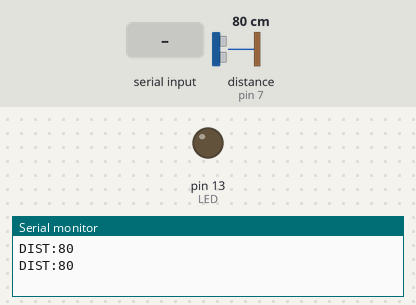
The sketch below on a simulated Arduino Mega 2560, built with avr-gcc and run on an emulated ATmega2560. Parts: output pins drawn as LEDs (lit = HIGH), the last lines printed to the serial monitor. Inputs (shaded band) come from the test bench; at power-on: distance to the obstacle (sensor on pin 7) 80 cm.

Above: at 1.2 s.
1.3 s: "1" received over Serial
At 2.2 s:
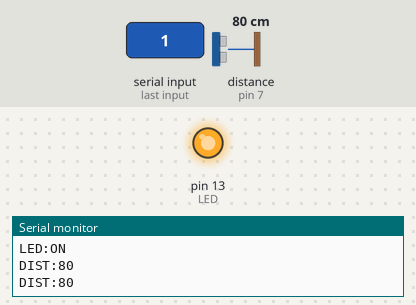
2.8 s: "0" received over the second serial link
At 3.4 s:
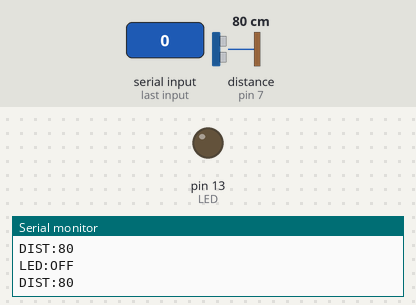
4.3 s: "1" received over the second serial link
At 5.5 s:
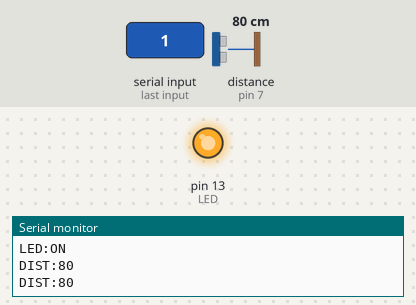
5.8 s: "E" received over the second serial link
At 6.8 s:
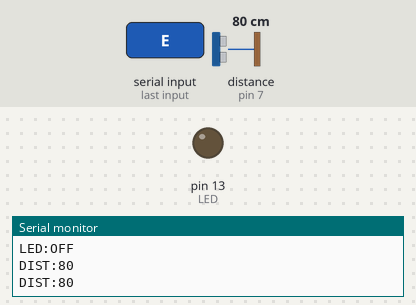
Timing chart, 0 to 8.3 s (numbered marks = the images above; inputs shaded):
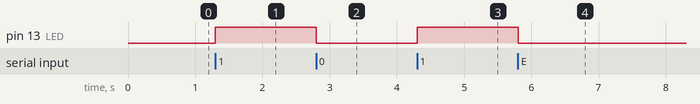

Measured:
- after the input at 1.3 s, pin 13 (LED): LOW → HIGH at once
- after the input at 2.8 s, pin 13 (LED): HIGH → LOW at once
- after the input at 4.3 s, pin 13 (LED): LOW → HIGH at once
- after the input at 5.8 s, pin 13 (LED): HIGH → LOW at once

The sketch:

Arduino_programme_programme.ino
```cpp
#include <Ultrasonic.h>

// Configuration des broches
const int LED = 13;
Ultrasonic ultrasonic(7);

bool etatLED = false;
unsigned long derniereMesure = 0;

void setup() {
  pinMode(LED, OUTPUT);
  digitalWrite(LED, LOW);

  // Communication USB avec Python
  Serial.begin(9600);

  // Communication Bluetooth HC-05
  Serial1.begin(9600);
}

void commande(char c) {
  // Allumer la LED
  if (c == '1' || c == 'A') {
    etatLED = true;
  }
  // Eteindre la LED
  else if (c == '0' || c == 'E') {
    etatLED = false;
  }
  else {
    return;
  }

  digitalWrite(LED, etatLED ? HIGH : LOW);

  // Confirmation vers Python
  Serial.println(etatLED ? "LED:ON" : "LED:OFF");

  // Confirmation vers Bluetooth
  Serial1.println(etatLED ? "A" : "E");
}

void loop() {
  // Reception des commandes USB
  while (Serial.available()) {
    commande(Serial.read());
  }

  // Reception des commandes Bluetooth
  while (Serial1.available()) {
    commande(Serial1.read());
  }

  // Mesure toutes les 500 ms
  if (millis() - derniereMesure >= 500) {
    derniereMesure = millis();

    long distance = ultrasonic.MeasureInCentimeters();

    // Envoi vers Python
    Serial.print("DIST:");
    Serial.println(distance);

    // Envoi vers Android sur 3 chiffres
    if (distance >= 0 && distance <= 999) {
      if (distance < 100) Serial1.print("0");
      if (distance < 10) Serial1.print("0");
      Serial1.println(distance);
    }
  }
}
```
